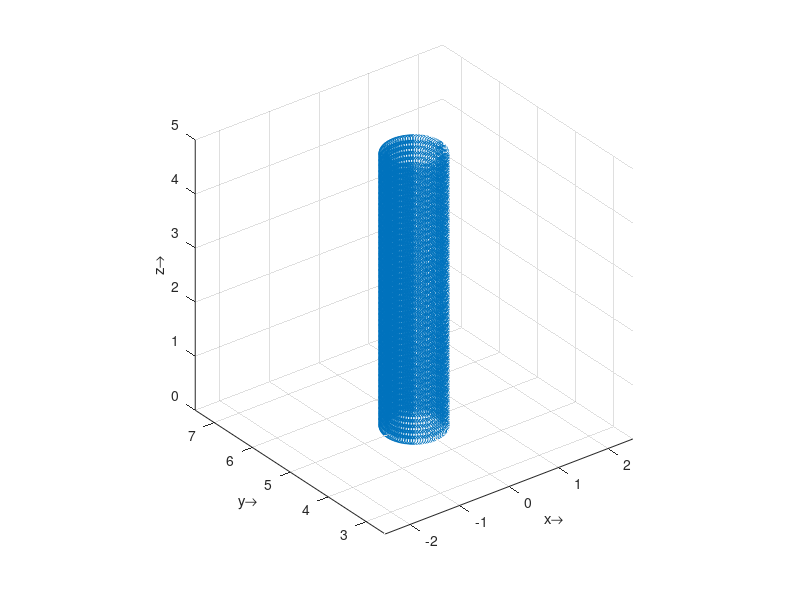
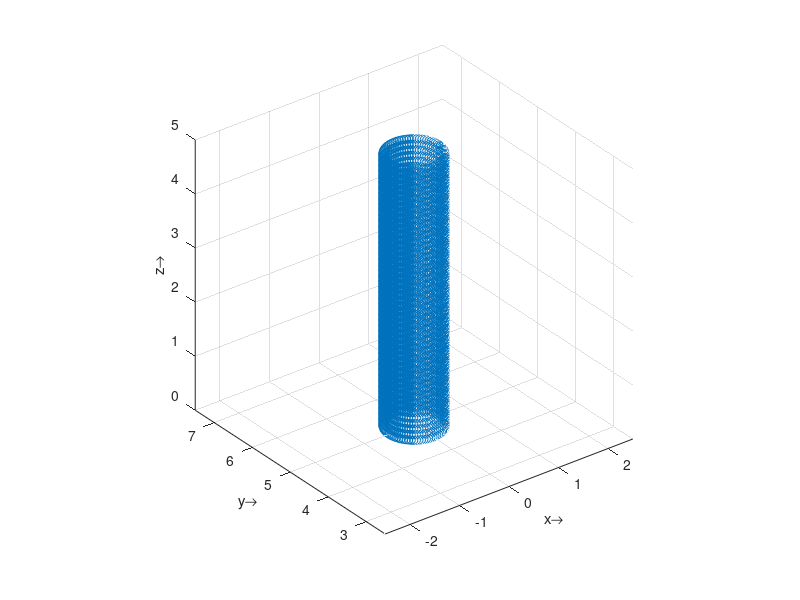

Here is the MATLAB script that generated these plots, in order:
clear all;
close all;
clc;
format long;

load new.txt
load baseline.txt

xnew = new(:,2);
ynew = new(:,3);
znew = new(:,4);

x = baseline(:,2);
y = baseline(:,3);
z = baseline(:,4);

figure(1)
scatter3(x,y,z,'b.');
axis equal tight;

xlabel('x\rightarrow');
ylabel('y\rightarrow');
zlabel('z\rightarrow');

figure(2)
scatter3(xnew,ynew,znew,'b.');
axis equal tight;

xlabel('x\rightarrow');
ylabel('y\rightarrow');
zlabel('z\rightarrow');